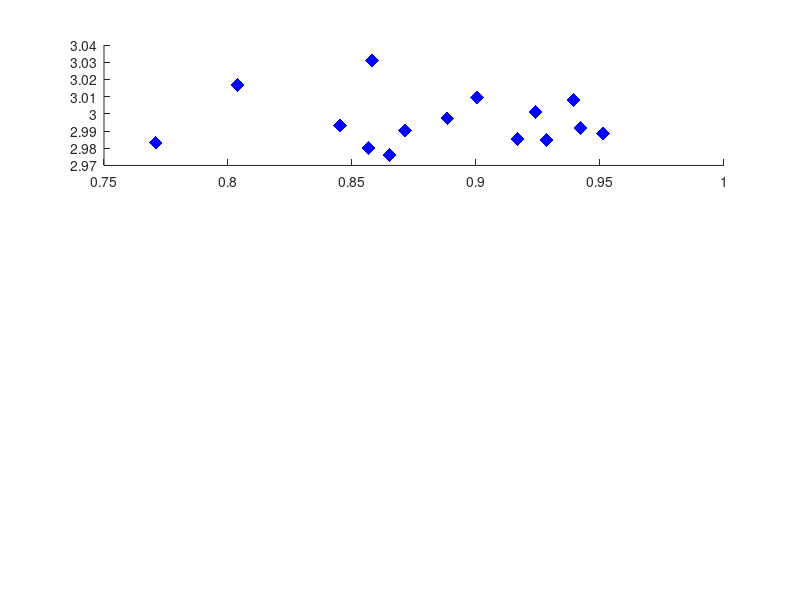

The MATLAB script that drew this image: (Note: this script raises an error after producing the figure.)
clearvars
close all
clc

load('resemblance.mat')

load('diffusionData_n128.mat')
n = 3;

myColors = {'r','k','b'};
mySymbols = {'o','s','d'};
group = [diffusionData.group];
initials = {diffusionData.initials};
msize = 100;
Fs = 480;
N = 128;
t = 0:1/Fs:(N-1)/Fs; 
alp = 0.5;

figure; hold on;
for i=[3 1 2]
    ix = find(group == i);
    gofs = [diffusionData(ix).gof_drift];
    
    
%     % compute rmse
%     rhat = nan(size(r));
%     for j=1:length(ix)
%         temp = diffusionData(ix(j)).D_fit_drift * 4 * t(2:end);
%         rhat(j) = rms(temp - diffusionData(ix(j)).meanD2_drift);
%     end
    
    r = [gofs.rsquare];
    c = correlation(n,ix,3);
    rmse = rootMeanSquared(n,ix,3);
    rnd = randn(length(ix),1);
    
    subplot(3,1,1)
    s(i) = scatter(r,i + 0.025*rnd,msize,myColors{i},mySymbols{i},'filled'); 
    s(i).MarkerFaceAlpha = alp;
    hold on;
    grid on;
    set(gca,'fontsize',14,'xscale','linear') 
    ylim([0 4]);
    xlim([0.75 1.01]);
    set(gca,'ytick',[1 2 3],'yticklabel',{'young','older','MD'})
    xlabel('R^2')
    
    subplot(3,1,2)
    s2(i) = scatter(rmse,i + 0.025*rnd,msize,myColors{i},mySymbols{i},'filled'); 
    s2(i).MarkerFaceAlpha = alp;
    hold on;
    set(gca,'fontsize',14,'xscale','log')
    ylim([0 4]);
    grid on;
    xlim([0.01 100]);
    set(gca,'ytick',[1 2 3],'yticklabel',{'young','older','MD'})
    xlabel('RMS error')
    
    subplot(3,1,3)
    s3(i) = scatter(c,i + 0.025*rnd,msize,myColors{i},mySymbols{i},'filled'); 
    s3(i).MarkerFaceAlpha = alp;
    hold on;
    grid on;
    set(gca,'fontsize',14,'xscale','linear')
    ylim([0 4]);
    xlim([0.96 1.01]);
    set(gca,'ytick',[1 2 3],'yticklabel',{'young','older','MD'})
    xlabel('Pearson''s \rho')
end

SaveAsPDF(gcf,'gof.pdf')



figure('units','normalized','outerposition',[.3327    0.6381    0.4863    0.3333]); 
hold on;
plot([.001 1000],[.001 1000],'-','color',[1 1 1]*.7,'linewidth',2);
for i=[3 1 2]
    ix = find(group == i);
    gofs = [diffusionData(ix).gof_drift];
    D = [diffusionData(ix).D_fit_drift];
    r = [gofs.rsquare];
    c = correlation(n,ix,3);
    rmse = rootMeanSquared(n,ix,3);
    rnd = randn(length(ix),1);
    
%     % compute rmse
%     rhat = nan(size(r));
%     for j=1:length(ix)
%         temp = diffusionData(ix(j)).D_fit_drift * 4 * t(2:end);
%         rhat(j) = rms(temp - diffusionData(ix(j)).meanD2_drift);
%     end

  
    subplot(1,3,1)
    s(i) = scatter(r,D,msize,myColors{i},mySymbols{i},'filled'); 
    s(i).MarkerFaceAlpha = alp;
    hold on;
    grid on;
    set(gca,'fontsize',14,'xscale','linear','yscale','log') 
    xlim([0.75 1.01]);
    xlabel('R^2')
    ylim([1 1000])
    set(gca,'ytick',[1 10 100 1000],'yticklabel',[1 10 100 1000])
    ylabel('D (arcmin^2/sec)')
    
    subplot(1,3,2)
    s2(i) = scatter(rmse,D,msize,myColors{i},mySymbols{i},'filled'); 
    s2(i).MarkerFaceAlpha = alp;
    hold on;
    set(gca,'fontsize',14,'xscale','log','yscale','log',...
        'xtick',[.01 .1 1 10 100],'xticklabel',[.01 .1 1 10 100])
    grid on;
    xlim([0.01 100]);
    set(gca,'ytick',[1 10 100 1000],'yticklabel',[1 10 100 1000])
    xlabel('RMS error')
    ylim([1 1000])
    
    subplot(1,3,3)
    s3(i) = scatter(c,D,msize,myColors{i},mySymbols{i},'filled'); 
    s3(i).MarkerFaceAlpha = alp;
    hold on;
    grid on;
    set(gca,'fontsize',14,'xscale','linear','yscale','log')
    set(gca,'ytick',[1 10 100 1000],'yticklabel',[1 10 100 1000])
    xlim([0.96 1.001]);
    xlabel('Pearson''s \rho')
    ylim([1 1000])
end



subplot(1,3,2)
legend({'young','older','MD'},'location','best')

SaveAsPDF(gcf,'gof_scatter.pdf')
